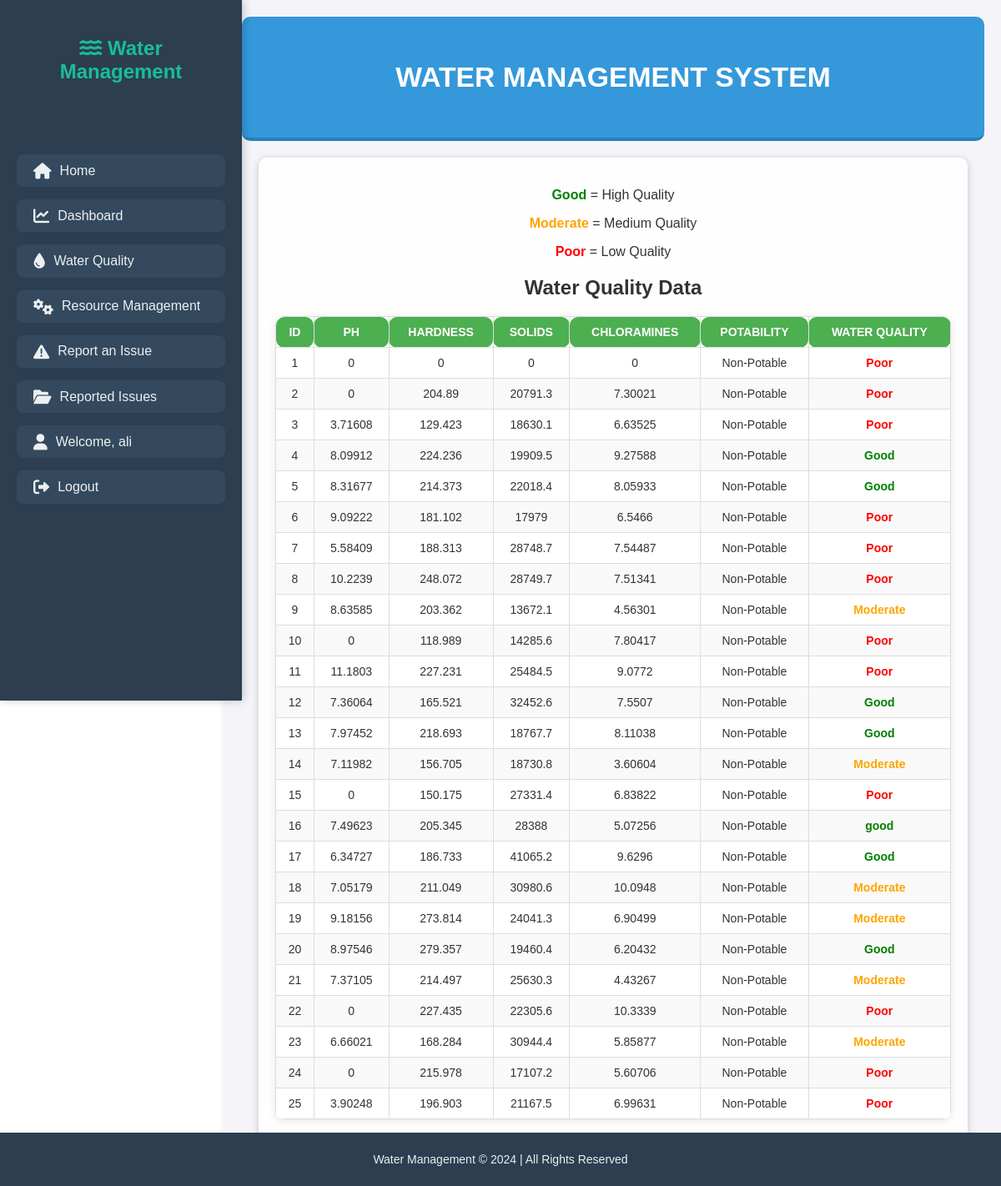
Screenshot of /index.php?tab=water_quality (signed in) with the database file from the repository.
### tables this page shows
CREATE TABLE `water_quality_data` (
  `id` int(11) NOT NULL,
  `ph` float DEFAULT NULL,
  `hardness` float DEFAULT NULL,
  `solids` float DEFAULT NULL,
  `chloramines` float DEFAULT NULL,
  `sulfate` float DEFAULT NULL,
  `conductivity` float DEFAULT NULL,
  `organic_carbon` float DEFAULT NULL,
  `trihalomethanes` float DEFAULT NULL,
  `turbidity` float DEFAULT NULL,
  `potability` int(11) DEFAULT NULL,
  `water_quality` varchar(255) DEFAULT NULL
);

### water_quality.php (the view, shortened to what this page needs)
<?php
$servername = "localhost";
$username = "root";
$password = "";
$dbname = "water_quality";
$conn = new mysqli($servername, $username, $password, $dbname);
$sql = "SELECT id, ph, hardness, solids, chloramines, potability, water_quality FROM water_quality_data LIMIT 25";
$result = $conn->query($sql);
echo "<div style='margin-bottom: 20px;'>
        <p><span style='color: green; font-weight: bold;'>Good</span> = High Quality</p>
        <p><span style='color: orange; font-weight: bold;'>Moderate</span> = Medium Quality</p>
        <p><span style='color: red; font-weight: bold;'>Poor</span> = Low Quality</p>
      </div>";
echo "<h2>Water Quality Data</h2>";
if ($result && $result->num_rows > 0) {
    echo "<table style='width: 100%; border-collapse: collapse;'>
            <thead>
                <tr style='background-color: #f2f2f2;'>
                    <th style='padding: 10px; border: 1px solid #ddd;'>ID</th>
                    <th style='padding: 10px; border: 1px solid #ddd;'>pH</th>
                    <th style='padding: 10px; border: 1px solid #ddd;'>Hardness</th>
                    <th style='padding: 10px; border: 1px solid #ddd;'>Solids</th>
                    <th style='padding: 10px; border: 1px solid #ddd;'>Chloramines</th>
                    <th style='padding: 10px; border: 1px solid #ddd;'>Potability</th>
                    <th style='padding: 10px; border: 1px solid #ddd;'>Water Quality</th>
                </tr>
            </thead>
            <tbody>";
    while ($row = $result->fetch_assoc()) {
        $textClass = strtolower($row['water_quality']);
        $color = match ($textClass) {
            'good' => 'green',
            'moderate' => 'orange',
            'poor' => 'red',
            default => 'black'
        };
        echo "<tr>
                <td style='padding: 10px; border: 1px solid #ddd; text-align: center;'>{$row['id']}</td>
                <td style='padding: 10px; border: 1px solid #ddd; text-align: center;'>{$row['ph']}</td>
                <td style='padding: 10px; border: 1px solid #ddd; text-align: center;'>{$row['hardness']}</td>
                <td style='padding: 10px; border: 1px solid #ddd; text-align: center;'>{$row['solids']}</td>
                <td style='padding: 10px; border: 1px solid #ddd; text-align: center;'>{$row['chloramines']}</td>
                <td style='padding: 10px; border: 1px solid #ddd; text-align: center;'>" . ($row['potability'] ? "Potable" : "Non-Potable") . "</td>
                <td style='padding: 10px; border: 1px solid #ddd; text-align: center; color: {$color}; font-weight: bold;'>{$row['water_quality']}</td>
              </tr>";
    }
    echo "</tbody></table>";
} else {
    echo "<p>No data available.</p>";
}
?>

### styles.css (style rules this page uses)
body { margin: 0; font-family: Arial, sans-serif; background-color: #f4f4f9; color: #333; }
table { width: 100%; border-collapse: collapse; margin: 20px auto; background-color: white; box-shadow: 0px 2px 10px rgba(0, 0, 0, 0.1); border-radius: 10px; overflow: hidden; }
th, td { border: 1px solid #ddd; padding: 8px; text-align: center; font-size: 14px; }
th { background-color: #4CAF50; color: white; font-weight: bold; padding: 10px; text-transform: uppercase; border-radius: 10px; }
tr:nth-child(even) { background-color: #f9f9f9; }

### index.php (style rules this page uses)
body { margin: 0; font-family: Arial, sans-serif; background: url('images/water-management-background.webp') no-repeat center center/cover; }

### rows the page displays
water_quality_data: id "1", ph "0", hardness "0", solids "0", chloramines "0", potability "Non-Potable", water_quality "Poor"
water_quality_data: id "2", ph "0", hardness "204.89", solids "20791.3", chloramines "7.30021", potability "Non-Potable", water_quality "Poor"
water_quality_data: id "3", ph "3.71608", hardness "129.423", solids "18630.1", chloramines "6.63525", potability "Non-Potable", water_quality "Poor"
water_quality_data: id "4", ph "8.09912", hardness "224.236", solids "19909.5", chloramines "9.27588", potability "Non-Potable", water_quality "Good"
water_quality_data: id "5", ph "8.31677", hardness "214.373", solids "22018.4", chloramines "8.05933", potability "Non-Potable", water_quality "Good"
water_quality_data: id "6", ph "9.09222", hardness "181.102", solids "17979", chloramines "6.5466", potability "Non-Potable", water_quality "Poor"
water_quality_data: id "7", ph "5.58409", hardness "188.313", solids "28748.7", chloramines "7.54487", potability "Non-Potable", water_quality "Poor"
water_quality_data: id "8", ph "10.2239", hardness "248.072", solids "28749.7", chloramines "7.51341", potability "Non-Potable", water_quality "Poor"
water_quality_data: id "9", ph "8.63585", hardness "203.362", solids "13672.1", chloramines "4.56301", potability "Non-Potable", water_quality "Moderate"
water_quality_data: id "10", ph "0", hardness "118.989", solids "14285.6", chloramines "7.80417", potability "Non-Potable", water_quality "Poor"
water_quality_data: id "11", ph "11.1803", hardness "227.231", solids "25484.5", chloramines "9.0772", potability "Non-Potable", water_quality "Poor"
water_quality_data: id "12", ph "7.36064", hardness "165.521", solids "32452.6", chloramines "7.5507", potability "Non-Potable", water_quality "Good"
water_quality_data: id "13", ph "7.97452", hardness "218.693", solids "18767.7", chloramines "8.11038", potability "Non-Potable", water_quality "Good"
water_quality_data: id "14", ph "7.11982", hardness "156.705", solids "18730.8", chloramines "3.60604", potability "Non-Potable", water_quality "Moderate"
water_quality_data: id "15", ph "0", hardness "150.175", solids "27331.4", chloramines "6.83822", potability "Non-Potable", water_quality "Poor"
water_quality_data: id "16", ph "7.49623", hardness "205.345", solids "28388", chloramines "5.07256", potability "Non-Potable", water_quality "good"
water_quality_data: id "17", ph "6.34727", hardness "186.733", solids "41065.2", chloramines "9.6296", potability "Non-Potable", water_quality "Good"
water_quality_data: id "18", ph "7.05179", hardness "211.049", solids "30980.6", chloramines "10.0948", potability "Non-Potable", water_quality "Moderate"
water_quality_data: id "19", ph "9.18156", hardness "273.814", solids "24041.3", chloramines "6.90499", potability "Non-Potable", water_quality "Moderate"
water_quality_data: id "20", ph "8.97546", hardness "279.357", solids "19460.4", chloramines "6.20432", potability "Non-Potable", water_quality "Good"
water_quality_data: id "21", ph "7.37105", hardness "214.497", solids "25630.3", chloramines "4.43267", potability "Non-Potable", water_quality "Moderate"
water_quality_data: id "22", ph "0", hardness "227.435", solids "22305.6", chloramines "10.3339", potability "Non-Potable", water_quality "Poor"
water_quality_data: id "23", ph "6.66021", hardness "168.284", solids "30944.4", chloramines "5.85877", potability "Non-Potable", water_quality "Moderate"
water_quality_data: id "24", ph "0", hardness "215.978", solids "17107.2", chloramines "5.60706", potability "Non-Potable", water_quality "Poor"
water_quality_data: id "25", ph "3.90248", hardness "196.903", solids "21167.5", chloramines "6.99631", potability "Non-Potable", water_quality "Poor"

### other values shown
$_SESSION['username'] "ali"
